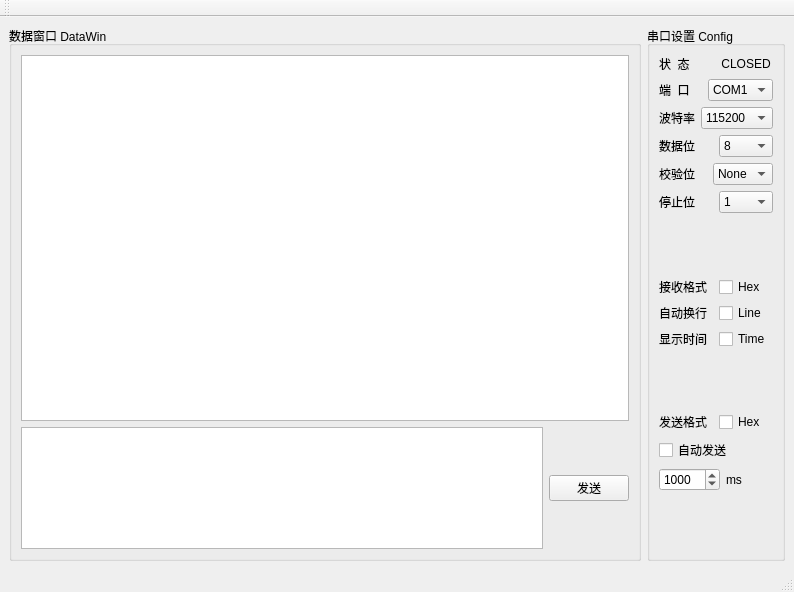
<?xml version="1.0" encoding="UTF-8"?>
<ui version="4.0">
 <class>Serial</class>
 <widget class="QMainWindow" name="Serial">
  <property name="geometry">
   <rect>
    <x>0</x>
    <y>0</y>
    <width>794</width>
    <height>592</height>
   </rect>
  </property>
  <property name="windowTitle">
   <string>Serial</string>
  </property>
  <widget class="QWidget" name="centralwidget">
   <layout class="QHBoxLayout" name="horizontalLayout_16">
    <item>
     <widget class="QGroupBox" name="groupBox">
      <property name="title">
       <string>数据窗口 DataWin</string>
      </property>
      <layout class="QVBoxLayout" name="verticalLayout_2" stretch="3,1">
       <item>
        <widget class="QTextBrowser" name="tb_rev">
         <property name="mouseTracking">
          <bool>true</bool>
         </property>
         <property name="acceptDrops">
          <bool>true</bool>
         </property>
         <property name="lineWrapColumnOrWidth">
          <number>0</number>
         </property>
         <property name="acceptRichText">
          <bool>true</bool>
         </property>
        </widget>
       </item>
       <item>
        <layout class="QHBoxLayout" name="horizontalLayout_14">
         <item>
          <widget class="QPlainTextEdit" name="pte_send"/>
         </item>
         <item>
          <layout class="QVBoxLayout" name="verticalLayout">
           <item>
            <widget class="QPushButton" name="btn_send">
             <property name="text">
              <string>发送</string>
             </property>
            </widget>
           </item>
          </layout>
         </item>
        </layout>
       </item>
      </layout>
     </widget>
    </item>
    <item>
     <widget class="QGroupBox" name="groupBox_2">
      <property name="title">
       <string>串口设置 Config</string>
      </property>
      <layout class="QVBoxLayout" name="verticalLayout_3">
       <item>
        <layout class="QHBoxLayout" name="horizontalLayout_2">
         <item>
          <widget class="QLabel" name="label_7">
           <property name="text">
            <string>状  态</string>
           </property>
          </widget>
         </item>
         <item>
          <widget class="QLabel" name="lab_status">
           <property name="text">
            <string>CLOSED</string>
           </property>
           <property name="alignment">
            <set>Qt::AlignCenter</set>
           </property>
          </widget>
         </item>
        </layout>
       </item>
       <item>
        <layout class="QHBoxLayout" name="horizontalLayout_3">
         <item>
          <widget class="QLabel" name="label">
           <property name="text">
            <string>端  口</string>
           </property>
          </widget>
         </item>
         <item>
          <widget class="QComboBox" name="cmd_port_name">
           <property name="currentText">
            <string>COM1</string>
           </property>
           <item>
            <property name="text">
             <string>COM1</string>
            </property>
           </item>
           <item>
            <property name="text">
             <string>COM2</string>
            </property>
           </item>
           <item>
            <property name="text">
             <string>COM3</string>
            </property>
           </item>
           <item>
            <property name="text">
             <string>COM4</string>
            </property>
           </item>
          </widget>
         </item>
        </layout>
       </item>
       <item>
        <layout class="QHBoxLayout" name="horizontalLayout_4">
         <item>
          <widget class="QLabel" name="label_2">
           <property name="text">
            <string>波特率</string>
           </property>
          </widget>
         </item>
         <item>
          <widget class="QComboBox" name="cmd_baud_rate">
           <item>
            <property name="text">
             <string>115200</string>
            </property>
           </item>
           <item>
            <property name="text">
             <string>57600</string>
            </property>
           </item>
           <item>
            <property name="text">
             <string>38400</string>
            </property>
           </item>
           <item>
            <property name="text">
             <string>19200</string>
            </property>
           </item>
           <item>
            <property name="text">
             <string>9600</string>
            </property>
           </item>
           <item>
            <property name="text">
             <string>4800</string>
            </property>
           </item>
           <item>
            <property name="text">
             <string>2400</string>
            </property>
           </item>
           <item>
            <property name="text">
             <string>1200</string>
            </property>
           </item>
           <item>
            <property name="text">
             <string>460800</string>
            </property>
           </item>
          </widget>
         </item>
        </layout>
       </item>
       <item>
        <layout class="QHBoxLayout" name="horizontalLayout_5">
         <item>
          <widget class="QLabel" name="label_3">
           <property name="text">
            <string>数据位</string>
           </property>
          </widget>
         </item>
         <item>
          <widget class="QComboBox" name="cmd_data_bits">
           <item>
            <property name="text">
             <string>8</string>
            </property>
           </item>
           <item>
            <property name="text">
             <string>7</string>
            </property>
           </item>
           <item>
            <property name="text">
             <string>6</string>
            </property>
           </item>
           <item>
            <property name="text">
             <string>5</string>
            </property>
           </item>
          </widget>
         </item>
        </layout>
       </item>
       <item>
        <layout class="QHBoxLayout" name="horizontalLayout_6">
         <item>
          <widget class="QLabel" name="label_4">
           <property name="text">
            <string>校验位</string>
           </property>
          </widget>
         </item>
         <item>
          <widget class="QComboBox" name="cmd_parity">
           <item>
            <property name="text">
             <string>None</string>
            </property>
           </item>
           <item>
            <property name="text">
             <string>Even</string>
            </property>
           </item>
           <item>
            <property name="text">
             <string>Odd</string>
            </property>
           </item>
          </widget>
         </item>
        </layout>
       </item>
       <item>
        <layout class="QHBoxLayout" name="horizontalLayout_7">
         <item>
          <widget class="QLabel" name="label_5">
           <property name="text">
            <string>停止位</string>
           </property>
          </widget>
         </item>
         <item>
          <widget class="QComboBox" name="cmd_stop_bits">
           <item>
            <property name="text">
             <string>1</string>
            </property>
           </item>
           <item>
            <property name="text">
             <string>1.5</string>
            </property>
           </item>
           <item>
            <property name="text">
             <string>2</string>
            </property>
           </item>
          </widget>
         </item>
        </layout>
       </item>
       <item>
        <spacer name="verticalSpacer_3">
         <property name="orientation">
          <enum>Qt::Vertical</enum>
         </property>
         <property name="sizeHint" stdset="0">
          <size>
           <width>20</width>
           <height>40</height>
          </size>
         </property>
        </spacer>
       </item>
       <item>
        <layout class="QHBoxLayout" name="horizontalLayout_8">
         <item>
          <widget class="QLabel" name="label_6">
           <property name="text">
            <string>接收格式</string>
           </property>
          </widget>
         </item>
         <item>
          <widget class="QCheckBox" name="chk_rev_hex">
           <property name="text">
            <string>Hex </string>
           </property>
          </widget>
         </item>
        </layout>
       </item>
       <item>
        <layout class="QHBoxLayout" name="horizontalLayout_9">
         <item>
          <widget class="QLabel" name="label_12">
           <property name="text">
            <string>自动换行</string>
           </property>
          </widget>
         </item>
         <item>
          <widget class="QCheckBox" name="chk_rev_line">
           <property name="text">
            <string>Line</string>
           </property>
          </widget>
         </item>
        </layout>
       </item>
       <item>
        <layout class="QHBoxLayout" name="horizontalLayout_15">
         <item>
          <widget class="QLabel" name="label_13">
           <property name="text">
            <string>显示时间</string>
           </property>
          </widget>
         </item>
         <item>
          <widget class="QCheckBox" name="chk_rev_time">
           <property name="text">
            <string>Time</string>
           </property>
          </widget>
         </item>
        </layout>
       </item>
       <item>
        <spacer name="verticalSpacer_2">
         <property name="orientation">
          <enum>Qt::Vertical</enum>
         </property>
         <property name="sizeHint" stdset="0">
          <size>
           <width>20</width>
           <height>40</height>
          </size>
         </property>
        </spacer>
       </item>
       <item>
        <layout class="QHBoxLayout" name="horizontalLayout_10">
         <item>
          <widget class="QLabel" name="label_8">
           <property name="text">
            <string>发送格式</string>
           </property>
          </widget>
         </item>
         <item>
          <widget class="QCheckBox" name="chk_send_hex">
           <property name="text">
            <string>Hex</string>
           </property>
          </widget>
         </item>
        </layout>
       </item>
       <item>
        <widget class="QCheckBox" name="checkBox">
         <property name="text">
          <string>自动发送</string>
         </property>
        </widget>
       </item>
       <item>
        <layout class="QHBoxLayout" name="horizontalLayout_11">
         <item>
          <widget class="QSpinBox" name="spinBox">
           <property name="minimum">
            <number>99</number>
           </property>
           <property name="maximum">
            <number>99999</number>
           </property>
           <property name="value">
            <number>1000</number>
           </property>
          </widget>
         </item>
         <item>
          <widget class="QLabel" name="label_14">
           <property name="text">
            <string>ms</string>
           </property>
          </widget>
         </item>
        </layout>
       </item>
       <item>
        <spacer name="verticalSpacer">
         <property name="orientation">
          <enum>Qt::Vertical</enum>
         </property>
         <property name="sizeHint" stdset="0">
          <size>
           <width>20</width>
           <height>40</height>
          </size>
         </property>
        </spacer>
       </item>
      </layout>
     </widget>
    </item>
   </layout>
  </widget>
  <widget class="QStatusBar" name="statusBar"/>
  <widget class="QToolBar" name="toolBar">
   <property name="windowTitle">
    <string>toolBar</string>
   </property>
   <attribute name="toolBarArea">
    <enum>TopToolBarArea</enum>
   </attribute>
   <attribute name="toolBarBreak">
    <bool>false</bool>
   </attribute>
  </widget>
 </widget>
 <resources/>
 <connections/>
</ui>
